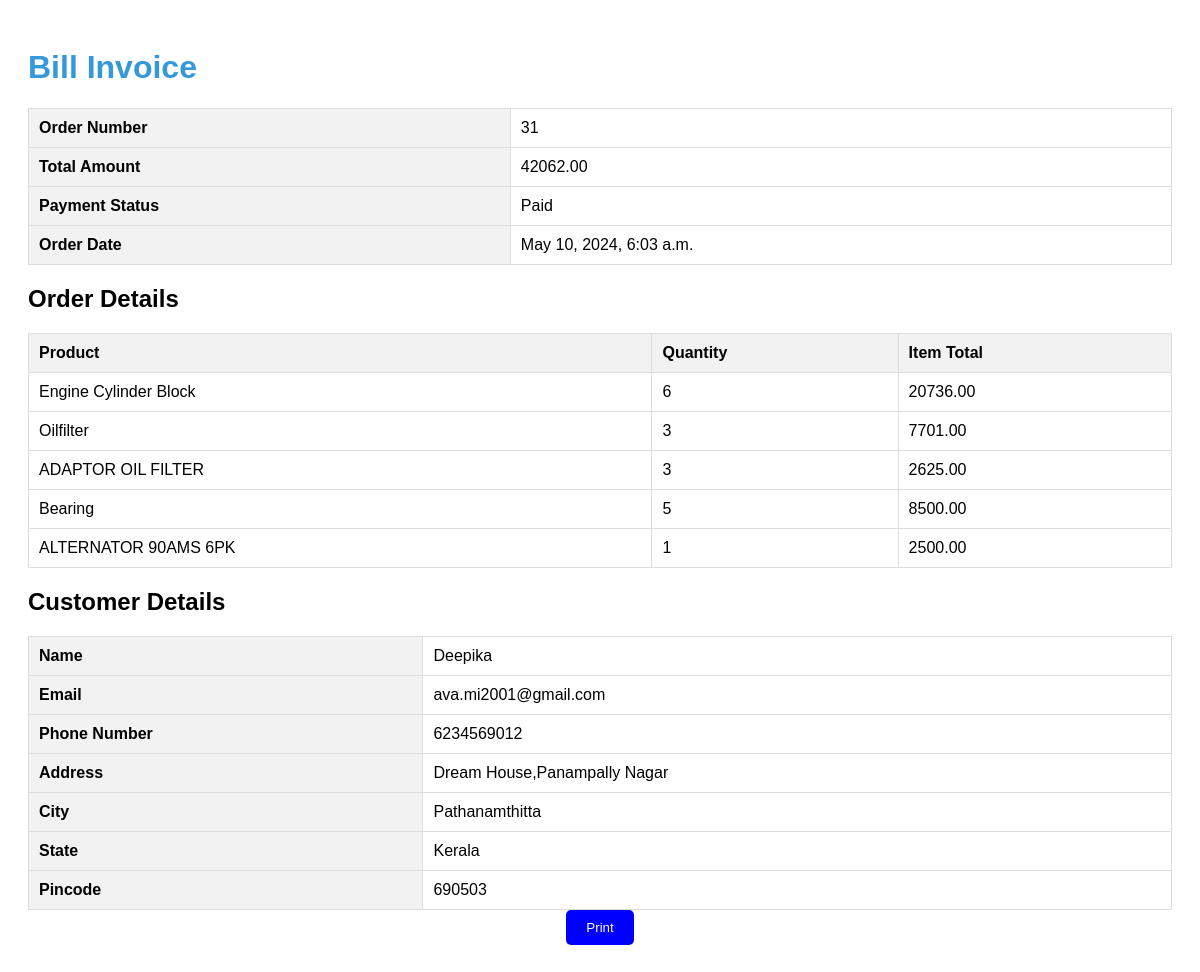
The app's page /billinvoice/ (signed in) with its own data.
### partsapp/models.py (models this page shows, shortened)
class Order(models.Model):
    DELIVERY_STATUS_CHOICES = [
        ('PENDING', 'Pending'),
        ('OUT_FOR_DELIVERY', 'Out for Delivery'),
        ('DELIVERED', 'Delivered'),
    ]
    user = models.ForeignKey(CustomUser, on_delete=models.CASCADE)
    products = models.ManyToManyField(Parts, through='OrderItem')
    total_amount = models.DecimalField(max_digits=10, decimal_places=2)
    payment_id = models.CharField(max_length=100, null=True, blank=True)
    payment_status = models.BooleanField(default=False)
    created_at = models.DateTimeField(auto_now_add=True)
    delivery_status = models.CharField(max_length=20, choices=DELIVERY_STATUS_CHOICES, default='PENDING')

class OrderItem(models.Model):
    order = models.ForeignKey(Order, on_delete=models.CASCADE)
    product = models.ForeignKey(Parts, on_delete=models.CASCADE)
    quantity = models.PositiveIntegerField(default=1)
    item_total = models.DecimalField(max_digits=10, decimal_places=2)

class Parts(models.Model):
    partsname = models.CharField(max_length=100)
    description = models.TextField()
    price = models.DecimalField(max_digits=10, decimal_places=2)
    parts_image = models.ImageField(upload_to='part_images/')
    quantity = models.PositiveIntegerField(default=0)
    categories = models.CharField(max_length=100, null=True, blank=True, default='Uncategorized')
    discount = models.DecimalField(max_digits=5, decimal_places=2, default=0.0)
    additional_details = models.TextField(blank=True, null=True)

class CustomUser(AbstractUser):
    phone_number = models.CharField(max_length=15, blank=True, null=True)
    address = models.TextField(blank=True)
    role = models.CharField(max_length=100,default="")

class UserProfile(models.Model):
    user = models.OneToOneField(CustomUser, on_delete=models.CASCADE)
    image = models.ImageField(upload_to='profile_images/', blank=True, null=True)
    first_name = models.CharField(max_length=255, blank=True, null=True)
    last_name = models.CharField(max_length=255, blank=True, null=True)
    phone_number = models.CharField(max_length=15, blank=True, null=True)
    address = models.TextField(blank=True, null=True)
    pincode = models.CharField(max_length=10, blank=True, null=True)
    city = models.CharField(max_length=50, blank=True, null=True)
    state = models.CharField(max_length=50, blank=True, null=True)

### partsapp/views.py (the view)
# urls.py: path('billinvoice/',views.bill_invoice, name='bill_invoice'),
def bill_invoice(request):
    order = Order.objects.filter(user=request.user).latest('created_at')
    return render(request, 'billinvoice.html', {'order': order})

### templates/billinvoice.html (shortened to what this page needs)
<!DOCTYPE html>
<html lang="en">
<head>
</head>
<body>
    <h1>Bill Invoice</h1>
    {% if order %}
        <table>
            <tr>
                <th>Order Number</th>
                <td>{{ order.id }}</td>
            </tr>
            <tr>
                <th>Total Amount</th>
                <td>{{ order.total_amount }}</td>
            </tr>
            <tr>
                <th>Payment Status</th>
                <td>{% if order.payment_status %}Paid{% else %}Pending{% endif %}</td>
            </tr>
            <tr>
                <th>Order Date</th>
                <td>{{ order.created_at }}</td>
            </tr>
        </table>
        <h2>Order Details</h2>
        <table>
            <tr>
                <th>Product</th>
                <th>Quantity</th>
                <th>Item Total</th>
            </tr>
            {% for item in order.orderitem_set.all %}
                <tr>
                    <td>{{ item.product.partsname }}</td>
                    <td>{{ item.quantity }}</td>
                    <td>{{ item.item_total }}</td>
                </tr>
            {% endfor %}
        </table>
        <h2>Customer Details</h2>
        <table>
            <tr>
                <th>Name</th>
                <td>{{ order.user.username }}</td>
            </tr>
            <tr>
                <th>Email</th>
                <td>{{ order.user.email }}</td>
            </tr>
            <tr>
                <th>Phone Number</th>
                <td>{{ order.user.userprofile.phone_number }}</td>
            </tr>
            <tr>
                <th>Address</th>
                <td>{{ order.user.userprofile.address }}</td>
            </tr>
            <tr>
                <th>City</th>
                <td>{{ order.user.userprofile.city }}</td>
            </tr>
            <tr>
                <th>State</th>
                <td>{{ order.user.userprofile.state }}</td>
            </tr>
            <tr>
                <th>Pincode</th>
                <td>{{ order.user.userprofile.pincode }}</td>
            </tr>
        </table>
    {% else %}
        <p>No order details found.</p>
    {% endif %}
    <center><button onclick="window.print()">Print</button></center>
</body>
</html>

### templates/billinvoice.html (style rules this page uses)
body { font-family: 'Arial', sans-serif; padding: 20px; }
h1 { color: #3498db; }
table { width: 100%; border-collapse: collapse; margin-top: 20px; }
th, td { border: 1px solid #ddd; padding: 10px; text-align: left; }
th { background-color: #f2f2f2; }
button { background-color: blue; color: white; padding: 10px 20px; border: none; border-radius: 5px; cursor: pointer; }

### records on screen
Order: id "31", total_amount "42062.00", created_at "May 10, 2024, 6:03 a.m.", user.username "Deepika", user.email "ava.mi2001@gmail.com", user.userprofile.phone_number "6234569012", user.userprofile.address "Dream House,Panampally Nagar", user.userprofile.city "Pathanamthitta", user.userprofile.state "Kerala", user.userprofile.pincode "690503"
OrderItem: product.partsname "Engine Cylinder Block", quantity "6", item_total "20736.00"
OrderItem: product.partsname "Oilfilter", quantity "3", item_total "7701.00"
OrderItem: product.partsname "ADAPTOR OIL FILTER", quantity "3", item_total "2625.00"
OrderItem: product.partsname "Bearing", quantity "5", item_total "8500.00"
OrderItem: product.partsname "ALTERNATOR 90AMS 6PK", quantity "1", item_total "2500.00"
